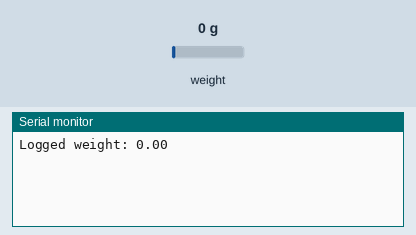
The sketch below on a simulated Arduino Uno, built with avr-gcc and run on an emulated ATmega328P. Parts: the last lines printed to the serial monitor. The test bench sets the inputs (shaded band); at power-on: weight on the scale 0 g. EEPROM starts erased.

Above: at 2.2 s.
2.3 s: weight on the scale set to 100 g
At 2.3 s:
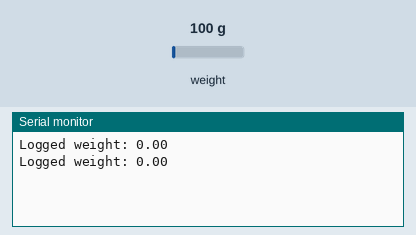
3.8 s: weight on the scale set to 1250 g
At 5.1 s:
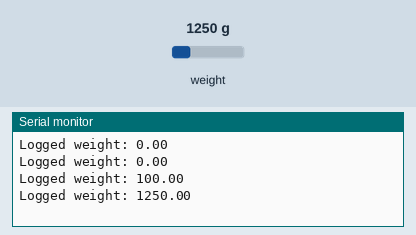
Timing chart, 0 to 6.8 s (numbered marks = the images above; inputs shaded):
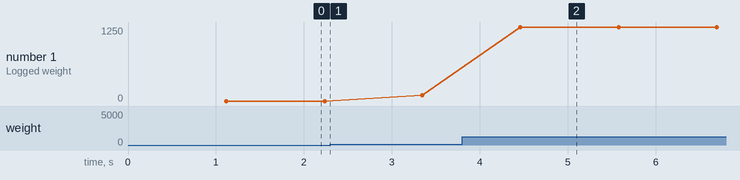

The sketch:

eeprom.ino
```cpp
// I2C (Inter-Integrated Circuit) Protocol is a bus communication protocol.
// It allows multiple slave devices to be connected to a single master device.
#include <Wire.h>

// HX711 library provides an interface to the HX711 load cell amplifier module.
// HX711 is used to read load cell data.
#include <HX711.h>

// EEPROM library provides functions to read and write data to the Arduino's EEPROM memory.
#include <EEPROM.h>

// Define the pins for HX711 module.
#define LOADCELL_DOUT_PIN  3
#define LOADCELL_CLK_PIN  2

// Define the address where the data will be stored in the EEPROM.
#define EEPROM_ADDRESS 0

// Instantiate an object of the HX711 class, representing the load cell amplifier module.
HX711 scale;

// The `setup` function initializes the environment when the Arduino board powers on or resets.
void setup() {
  // Initiate serial communication at 9600 baud rate.
  Serial.begin(9600);

  // Initialize the HX711 module.
  scale.begin(LOADCELL_DOUT_PIN, LOADCELL_CLK_PIN);

  // Set the gain factor to 128.
  // This value depends on the load cell and the specific configuration.
  scale.set_scale(128);

  // Tare the scale to remove any initial load.
  scale.tare();
}

// The `loop` function continuously cycles as long as the Arduino is powered.
void loop() {
  // Read the load cell data.
  float weight = scale.get_units();

  // Log the load cell data to the EEPROM.
  logData(weight);

  // Wait for 1 second before taking the next reading.
  delay(1000);
}

/**
 * Logs the load cell data to the EEPROM.
 *
 * @param weight The weight value to be logged.
 */
void logData(float weight) {
  // Read the current address from the EEPROM.
  int address = EEPROM.read(EEPROM_ADDRESS);

  // Increment the address by 1 to move to the next available location.
  address++;

  // Write the weight value to the EEPROM at the current address.
  EEPROM.put(address, weight);

  // Update the address in the EEPROM.
  EEPROM.put(EEPROM_ADDRESS, address);

  // Print the logged data to the Serial Monitor.
  Serial.print("Logged weight: ");
  Serial.println(weight);
}

/**
 * Reads the logged data from the EEPROM and saves it to an Excel file on the local PC.
 *
 * Note: Since there is no SD card available, this function assumes that the Arduino is connected to the PC via USB.
 * The Arduino acts as a serial device and sends the data to the PC, where it is processed and saved to an Excel file.
 *
 * To read the data on the PC, you can use a serial communication program like Arduino IDE's Serial Monitor or a
 * third-party program like PuTTY or CoolTerm. Set the baud rate to 9600 and make sure the correct COM port is selected.
 *
 * After opening the serial communication program, run this function by calling it from the Arduino code.
 * The logged data will be sent to the serial communication program and can be copied and saved to an Excel file.
 */
void readDataToExcel() {
  // Read the address from the EEPROM.
  int address = EEPROM.read(EEPROM_ADDRESS);

  // Print the data to the Serial Monitor.
  for (int i = 1; i <= address; i++) {
    // Read the weight value from the EEPROM at the current address.
    float weight;
    EEPROM.get(i, weight);

    // Print the weight value to the Serial Monitor.
    Serial.print("Weight ");
    Serial.print(i);
    Serial.print(": ");
    Serial.println(weight);
  }
}
```

Measured:
- after the input at 3.8 s, the serial monitor: prints a new line after 0.66 s (image 2)
- plotted number 1: 0 → 100 after the input at 2.3 s, 100 → 1250 after the input at 3.8 s
